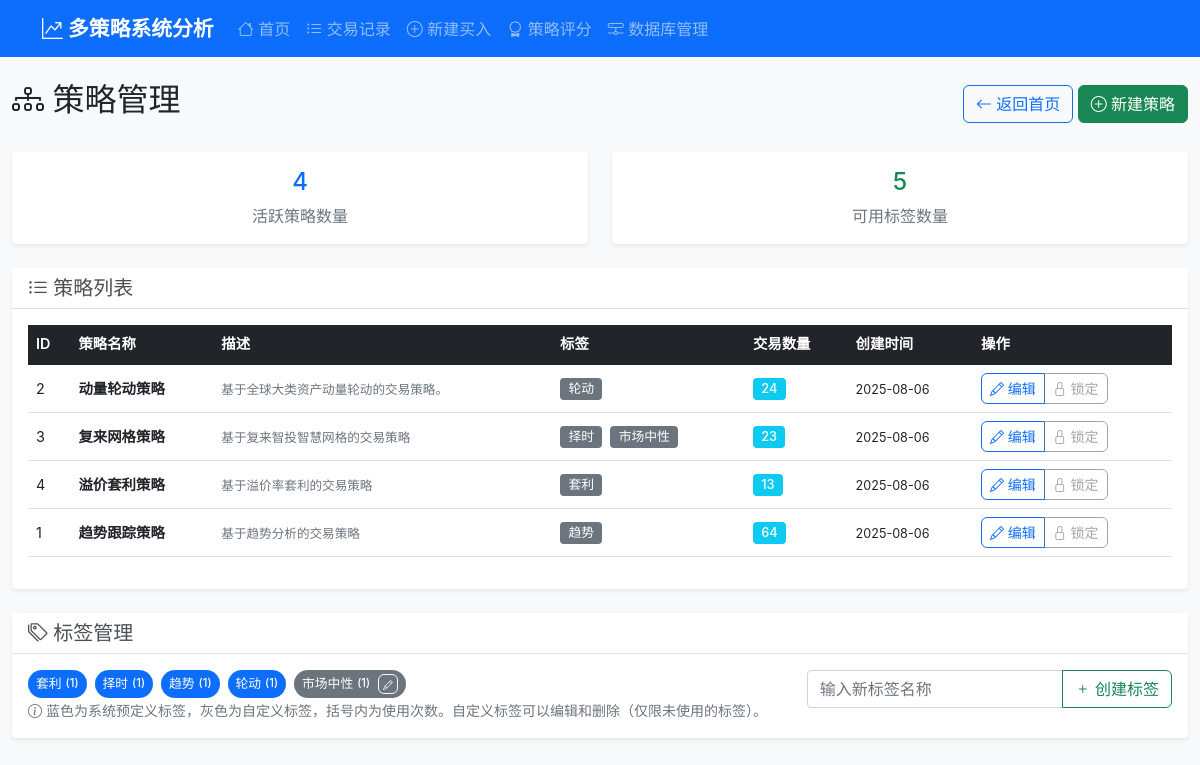
Screenshot of /strategies with the database file from the repository.
### tables this page shows
CREATE TABLE strategies (
                id INTEGER PRIMARY KEY AUTOINCREMENT,
                name TEXT NOT NULL UNIQUE,
                description TEXT,
                is_active BOOLEAN DEFAULT 1,
                created_at TIMESTAMP DEFAULT CURRENT_TIMESTAMP,
                updated_at TIMESTAMP DEFAULT CURRENT_TIMESTAMP
            );

CREATE TABLE strategy_tags (
                id INTEGER PRIMARY KEY AUTOINCREMENT,
                name TEXT NOT NULL UNIQUE,
                is_predefined BOOLEAN DEFAULT 0,
                created_at TIMESTAMP DEFAULT CURRENT_TIMESTAMP
            );

### routes/strategy_routes.py (the view)
@strategy_bp.route('/strategies')
def strategies():
    try:
        strategy_service = StrategyService(current_app.db_service)
        trading_service = TradingService(current_app.db_service)
        strategies_list_dto = strategy_service.get_all_strategies(return_dto=True)
        strategies_list = dto_list_to_dicts(strategies_list_dto)
        for strategy in strategies_list:
            trades = trading_service.get_all_trades(strategy=strategy['name'])
            strategy['trade_count'] = len([t for t in trades if t['status'] != 'deleted'])
        tags = strategy_service.get_all_tags()
        usage_rows = strategy_service.db.execute_query(
            'SELECT tag_id, COUNT(*) AS usage_count FROM strategy_tag_relations GROUP BY tag_id'
        )
        tag_id_to_usage = {row['tag_id']: row['usage_count'] for row in usage_rows}
        for tag in tags:
            tag['usage_count'] = int(tag_id_to_usage.get(tag['id'], 0))
        tags.sort(key=lambda t: (0 if t.get('is_predefined') else 1, t.get('name', '')))
        return render_template('strategies.html', strategies=strategies_list, tags=tags)
    except Exception as e:
        current_app.logger.error(f"策略列表加载失败: {str(e)}")
        return render_template('strategies.html', strategies=[], tags=[])

### templates/strategies.html (shortened to what this page needs)
{% extends "base.html" %}
{% block content %}
    <div class="row">
        <div class="col-12">
            <div class="d-flex justify-content-between align-items-center mb-4">
                <h2>
                    <i class="bi bi-diagram-3"></i> 策略管理
                </h2>
                <div>
                    <a href="{{ url_for('main.index') }}" class="btn btn-outline-primary">
                        <i class="bi bi-arrow-left"></i> 返回首页
                    </a>
                    <a href="{{ url_for('strategy.create_strategy') }}"
                       class="btn btn-success">
                        <i class="bi bi-plus-circle"></i> 新建策略
                    </a>
                </div>
            </div>
            <div class="row mb-4">
                <div class="col-md-6">
                    <div class="card border-primary">
                        <div class="card-body text-center">
                            <h4 class="text-primary">{{ strategies|length }}</h4>
                            <p class="text-muted mb-0">活跃策略数量</p>
                        </div>
                    </div>
                </div>
                <div class="col-md-6">
                    <div class="card border-success">
                        <div class="card-body text-center">
                            <h4 class="text-success">{{ tags|length if tags is defined else 0 }}</h4>
                            <p class="text-muted mb-0">可用标签数量</p>
                        </div>
                    </div>
                </div>
            </div>
            {% if strategies %}
                <div class="card">
                    <div class="card-header">
                        <h5 class="card-title mb-0">
                            <i class="bi bi-list-ul"></i> 策略列表
                        </h5>
                    </div>
                    <div class="card-body">
                        <div class="table-responsive">
                            <table class="table table-hover">
                                <thead class="table-dark">
                                    <tr>
                                        <th>ID</th>
                                        <th>策略名称</th>
                                        <th>描述</th>
                                        <th>标签</th>
                                        <th>交易数量</th>
                                        <th>创建时间</th>
                                        <th>操作</th>
                                    </tr>
                                </thead>
                                <tbody>
                                    {% for strategy in strategies %}
                                        <tr>
                                            <td>{{ strategy.id }}</td>
                                            <td>
                                                <strong>{{ strategy.name }}</strong>
                                            </td>
                                            <td>
                                                <small class="text-muted">{{ strategy.description[:50] }}{{ '...' if strategy.description and strategy.description|length > 50 else '' }}</small>
                                            </td>
                                            <td>
                                                {% for tag in strategy.tags %}
                                                    {% if tag %}<span class="badge bg-secondary me-1">{{ tag }}</span>{% endif %}
                                                {% endfor %}
                                            </td>
                                            <td>
                                                {% if strategy.trade_count > 0 %}
                                                    <span class="badge bg-info">{{ strategy.trade_count }}</span>
                                                {% else %}
                                                    <span class="text-muted">0</span>
                                                {% endif %}
                                            </td>
                                            <td>
                                                <small>{{ strategy.created_at[:10] }}</small>
                                            </td>
                                            <td>
                                                <div class="btn-group" role="group">
                                                    <a href="{{ url_for('strategy.edit_strategy', strategy_id=strategy.id) }}"
                                                       class="btn btn-sm btn-outline-primary">
                                                        <i class="bi bi-pencil"></i> 编辑
                                                    </a>
                                                    {% if strategy.trade_count == 0 %}
                                                        <button class="btn btn-sm btn-outline-danger delete-strategy-btn"
                                                                data-strategy-id="{{ strategy.id }}"
                                                                data-strategy-name="{{ strategy.name }}">
                                                            <i class="bi bi-trash"></i> 删除
                                                        </button>
                                                    {% else %}
                                                        <button class="btn btn-sm btn-outline-secondary" disabled title="有关联交易，无法删除">
                                                            <i class="bi bi-lock"></i> 锁定
                                                        </button>
                                                    {% endif %}
                                                </div>
                                            </td>
                                        </tr>
                                    {% endfor %}
                                </tbody>
                            </table>
                        </div>
                    </div>
                </div>
            {% else %}
                <div class="alert alert-info text-center" role="alert">
                    <i class="bi bi-info-circle"></i>
                    暂无策略，<a href="{{ url_for('strategy.create_strategy') }}">点击这里创建第一个策略</a>。
                </div>
            {% endif %}
            <div class="card mt-4">
                <div class="card-header">
                    <h5 class="card-title mb-0">
                        <i class="bi bi-tags"></i> 标签管理
                    </h5>
                </div>
                <div class="card-body">
                    <div class="row">
                        <div class="col-md-8">
                            <div class="d-flex flex-wrap gap-2">
                                {% for tag in tags or [] %}
                                    <div class="tag-item d-inline-flex align-items-center">
                                        <span class="badge {{ 'bg-primary' if tag.is_predefined else 'bg-secondary' }} d-flex align-items-center"
                                              id="tag-{{ tag.id }}">
                                            <span class="tag-name">{{ tag.name }}</span>
                                            <small class="ms-1">({{ tag.usage_count if tag.usage_count is defined else 0 }})</small>
                                            {% if not tag.is_predefined %}
                                                <div class="ms-2">
                                                    <button class="btn btn-sm btn-outline-light edit-tag-btn"
                                                            data-tag-id="{{ tag.id }}"
                                                            data-tag-name="{{ tag.name }}"
                                                            title="编辑标签">
                                                        <i class="bi bi-pencil" style="font-size: 0.7em;"></i>
                                                    </button>
                                                </div>
                                            {% endif %}
                                        </span>
                                    </div>
                                {% endfor %}
                            </div>
                            <small class="text-muted">
                                <i class="bi bi-info-circle"></i>
                                蓝色为系统预定义标签，灰色为自定义标签，括号内为使用次数。自定义标签可以编辑和删除（仅限未使用的标签）。
                            </small>
                        </div>
                        <div class="col-md-4">
                            <div class="input-group">
                                <input type="text"
                                       class="form-control"
                                       id="newTagName"
                                       placeholder="输入新标签名称">
                                <button class="btn btn-outline-success" id="createTagBtn">
                                    <i class="bi bi-plus"></i> 创建标签
                                </button>
                            </div>
                        </div>
                    </div>
                </div>
            </div>
        </div>
    </div>
{% endblock %}

### templates/base.html (shortened to what this page needs)
<!DOCTYPE html>
<html lang="zh-CN">
    <head>
        <link href="https://cdn.jsdelivr.net/npm/bootstrap@5.1.3/dist/css/bootstrap.min.css"
              rel="stylesheet">
        <link href="https://cdn.jsdelivr.net/npm/bootstrap-icons@1.8.1/font/bootstrap-icons.css"
              rel="stylesheet">
        <link href="{{ url_for('static', filename='css/style.css') }}"
              rel="stylesheet">
    </head>
    <body>
        <nav class="navbar navbar-expand-lg navbar-dark bg-primary">
            <div class="container">
                <a class="navbar-brand" href="{{ url_for('main.index') }}">
                    <i class="bi bi-graph-up-arrow"></i> 多策略系统分析
                </a>
                <div class="collapse navbar-collapse" id="navbarNav">
                    <ul class="navbar-nav me-auto">
                        <li class="nav-item">
                            <a class="nav-link" href="{{ url_for('main.index') }}">
                                <i class="bi bi-house"></i> 首页
                            </a>
                        </li>
                        <li class="nav-item">
                            <a class="nav-link" href="{{ url_for('trading.trades') }}">
                                <i class="bi bi-list-ul"></i> 交易记录
                            </a>
                        </li>
                        <li class="nav-item">
                            <a class="nav-link" href="{{ url_for('trading.add_buy') }}">
                                <i class="bi bi-plus-circle"></i> 新建买入
                            </a>
                        </li>
                        <li class="nav-item">
                            <a class="nav-link" href="{{ url_for('analysis.strategy_scores') }}">
                                <i class="bi bi-award"></i> 策略评分
                            </a>
                        </li>
						<li class="nav-item">
							<a class="nav-link" href="{{ url_for('admin.db_diagnose_page') }}">
								<i class="bi bi-hdd-network"></i> 数据库管理
							</a>
						</li>
                    </ul>
                </div>
            </div>
        </nav>
        <div class="container-fluid py-4">
            {% block content %}{% endblock %}
        </div>
    </body>
</html>

### rows the page displays
strategies: id "2", name "动量轮动策略", description "基于全球大类资产动量轮动的交易策略。", tags "轮动", trade_count "24", created_at "2025-08-06"
strategies: id "3", name "复来网格策略", description "基于复来智投智慧网格的交易策略", tags "择时" "市场中性", trade_count "23", created_at "2025-08-06"
strategies: id "4", name "溢价套利策略", description "基于溢价率套利的交易策略", tags "套利", trade_count "13", created_at "2025-08-06"
strategies: id "1", name "趋势跟踪策略", description "基于趋势分析的交易策略", tags "趋势", trade_count "64", created_at "2025-08-06"
strategy_tags: name "套利", is_predefined "1"
strategy_tags: name "择时", is_predefined "1"
strategy_tags: name "趋势", is_predefined "1"
strategy_tags: name "轮动", usage_count "1"
strategy_tags: name "市场中性", usage_count "1"

### other values shown
{{ strategies|length }} "4"
{{ tags|length if tags is defined else 0 }} "5"
